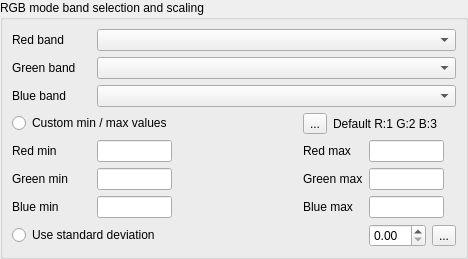
             <widget class="QWidget" name="rgb">
              <layout class="QGridLayout" name="_5">
               <property name="margin">
                <number>0</number>
               </property>
               <item row="0" column="0">
                <widget class="QGroupBox" name="grpRgbBands">
                 <property name="title">
                  <string>RGB mode band selection and scaling</string>
                 </property>
                 <layout class="QGridLayout" name="gridLayout_3">
                  <item row="0" column="0">
                   <widget class="QLabel" name="lblRed">
                    <property name="text">
                     <string>Red band</string>
                    </property>
                   </widget>
                  </item>
                  <item row="0" column="1" colspan="4">
                   <widget class="QComboBox" name="cboRed">
                    <property name="sizePolicy">
                     <sizepolicy hsizetype="Expanding" vsizetype="Fixed">
                      <horstretch>0</horstretch>
                      <verstretch>0</verstretch>
                     </sizepolicy>
                    </property>
                    <property name="minimumSize">
                     <size>
                      <width>150</width>
                      <height>0</height>
                     </size>
                    </property>
                    <property name="baseSize">
                     <size>
                      <width>100</width>
                      <height>0</height>
                     </size>
                    </property>
                   </widget>
                  </item>
                  <item row="1" column="0">
                   <widget class="QLabel" name="lblGreen">
                    <property name="text">
                     <string>Green band</string>
                    </property>
                   </widget>
                  </item>
                  <item row="1" column="1" colspan="4">
                   <widget class="QComboBox" name="cboGreen">
                    <property name="sizePolicy">
                     <sizepolicy hsizetype="Expanding" vsizetype="Fixed">
                      <horstretch>0</horstretch>
                      <verstretch>0</verstretch>
                     </sizepolicy>
                    </property>
                    <property name="minimumSize">
                     <size>
                      <width>150</width>
                      <height>0</height>
                     </size>
                    </property>
                    <property name="baseSize">
                     <size>
                      <width>0</width>
                      <height>0</height>
                     </size>
                    </property>
                   </widget>
                  </item>
                  <item row="2" column="0">
                   <widget class="QLabel" name="lblBlue">
                    <property name="text">
                     <string>Blue band</string>
                    </property>
                   </widget>
                  </item>
                  <item row="2" column="1" colspan="4">
                   <widget class="QComboBox" name="cboBlue">
                    <property name="sizePolicy">
                     <sizepolicy hsizetype="Expanding" vsizetype="Fixed">
                      <horstretch>0</horstretch>
                      <verstretch>0</verstretch>
                     </sizepolicy>
                    </property>
                    <property name="minimumSize">
                     <size>
                      <width>150</width>
                      <height>0</height>
                     </size>
                    </property>
                    <property name="baseSize">
                     <size>
                      <width>100</width>
                      <height>0</height>
                     </size>
                    </property>
                   </widget>
                  </item>
                  <item row="4" column="0" colspan="2">
                   <widget class="QRadioButton" name="rbtnThreeBandMinMax">
                    <property name="text">
                     <string>Custom min / max values</string>
                    </property>
                   </widget>
                  </item>
                  <item row="5" column="0">
                   <widget class="QLabel" name="lblRedMin">
                    <property name="sizePolicy">
                     <sizepolicy hsizetype="MinimumExpanding" vsizetype="Minimum">
                      <horstretch>0</horstretch>
                      <verstretch>0</verstretch>
                     </sizepolicy>
                    </property>
                    <property name="text">
                     <string>Red min</string>
                    </property>
                   </widget>
                  </item>
                  <item row="5" column="1">
                   <widget class="QLineEdit" name="leRedMin">
                    <property name="sizePolicy">
                     <sizepolicy hsizetype="Expanding" vsizetype="Fixed">
                      <horstretch>0</horstretch>
                      <verstretch>0</verstretch>
                     </sizepolicy>
                    </property>
                    <property name="maximumSize">
                     <size>
                      <width>75</width>
                      <height>16777215</height>
                     </size>
                    </property>
                    <property name="baseSize">
                     <size>
                      <width>0</width>
                      <height>0</height>
                     </size>
                    </property>
                    <property name="maxLength">
                     <number>16</number>
                    </property>
                   </widget>
                  </item>
                  <item row="5" column="2">
                   <spacer>
                    <property name="orientation">
                     <enum>Qt::Horizontal</enum>
                    </property>
                    <property name="sizeHint" stdset="0">
                     <size>
                      <width>119</width>
                      <height>16</height>
                     </size>
                    </property>
                   </spacer>
                  </item>
                  <item row="5" column="3">
                   <widget class="QLabel" name="lblRedMax">
                    <property name="sizePolicy">
                     <sizepolicy hsizetype="MinimumExpanding" vsizetype="Minimum">
                      <horstretch>0</horstretch>
                      <verstretch>0</verstretch>
                     </sizepolicy>
                    </property>
                    <property name="text">
                     <string>Red max</string>
                    </property>
                   </widget>
                  </item>
                  <item row="5" column="4">
                   <widget class="QLineEdit" name="leRedMax">
                    <property name="sizePolicy">
                     <sizepolicy hsizetype="Expanding" vsizetype="Fixed">
                      <horstretch>0</horstretch>
                      <verstretch>0</verstretch>
                     </sizepolicy>
                    </property>
                    <property name="maximumSize">
                     <size>
                      <width>75</width>
                      <height>16777215</height>
                     </size>
                    </property>
                    <property name="baseSize">
                     <size>
                      <width>0</width>
                      <height>0</height>
                     </size>
                    </property>
                    <property name="maxLength">
                     <number>16</number>
                    </property>
                   </widget>
                  </item>
                  <item row="6" column="0">
                   <widget class="QLabel" name="lblGreenMin">
                    <property name="sizePolicy">
                     <sizepolicy hsizetype="MinimumExpanding" vsizetype="Minimum">
                      <horstretch>0</horstretch>
                      <verstretch>0</verstretch>
                     </sizepolicy>
                    </property>
                    <property name="text">
                     <string>Green min</string>
                    </property>
                   </widget>
                  </item>
                  <item row="6" column="1">
                   <widget class="QLineEdit" name="leGreenMin">
                    <property name="sizePolicy">
                     <sizepolicy hsizetype="Expanding" vsizetype="Fixed">
                      <horstretch>0</horstretch>
                      <verstretch>0</verstretch>
                     </sizepolicy>
                    </property>
                    <property name="maximumSize">
                     <size>
                      <width>75</width>
                      <height>16777215</height>
                     </size>
                    </property>
                    <property name="baseSize">
                     <size>
                      <width>0</width>
                      <height>0</height>
                     </size>
                    </property>
                    <property name="maxLength">
                     <number>16</number>
                    </property>
                   </widget>
                  </item>
                  <item row="6" column="3">
                   <widget class="QLabel" name="lblGreenMax">
                    <property name="sizePolicy">
                     <sizepolicy hsizetype="MinimumExpanding" vsizetype="Minimum">
                      <horstretch>0</horstretch>
                      <verstretch>0</verstretch>
                     </sizepolicy>
                    </property>
                    <property name="text">
                     <string>Green max</string>
                    </property>
                   </widget>
                  </item>
                  <item row="6" column="4">
                   <widget class="QLineEdit" name="leGreenMax">
                    <property name="sizePolicy">
                     <sizepolicy hsizetype="Expanding" vsizetype="Fixed">
                      <horstretch>0</horstretch>
                      <verstretch>0</verstretch>
                     </sizepolicy>
                    </property>
                    <property name="maximumSize">
                     <size>
                      <width>75</width>
                      <height>16777215</height>
                     </size>
                    </property>
                    <property name="baseSize">
                     <size>
                      <width>0</width>
                      <height>0</height>
                     </size>
                    </property>
                    <property name="maxLength">
                     <number>16</number>
                    </property>
                   </widget>
                  </item>
                  <item row="7" column="0">
                   <widget class="QLabel" name="lblBlueMin">
                    <property name="sizePolicy">
                     <sizepolicy hsizetype="MinimumExpanding" vsizetype="Minimum">
                      <horstretch>0</horstretch>
                      <verstretch>0</verstretch>
                     </sizepolicy>
                    </property>
                    <property name="text">
                     <string>Blue min</string>
                    </property>
                   </widget>
                  </item>
                  <item row="7" column="1">
                   <widget class="QLineEdit" name="leBlueMin">
                    <property name="sizePolicy">
                     <sizepolicy hsizetype="Expanding" vsizetype="Fixed">
                      <horstretch>0</horstretch>
                      <verstretch>0</verstretch>
                     </sizepolicy>
                    </property>
                    <property name="maximumSize">
                     <size>
                      <width>75</width>
                      <height>16777215</height>
                     </size>
                    </property>
                    <property name="baseSize">
                     <size>
                      <width>0</width>
                      <height>0</height>
                     </size>
                    </property>
                    <property name="maxLength">
                     <number>16</number>
                    </property>
                   </widget>
                  </item>
                  <item row="7" column="3">
                   <widget class="QLabel" name="lblBlueMax">
                    <property name="sizePolicy">
                     <sizepolicy hsizetype="MinimumExpanding" vsizetype="Minimum">
                      <horstretch>0</horstretch>
                      <verstretch>0</verstretch>
                     </sizepolicy>
                    </property>
                    <property name="text">
                     <string>Blue max</string>
                    </property>
                   </widget>
                  </item>
                  <item row="7" column="4">
                   <widget class="QLineEdit" name="leBlueMax">
                    <property name="sizePolicy">
                     <sizepolicy hsizetype="Expanding" vsizetype="Fixed">
                      <horstretch>0</horstretch>
                      <verstretch>0</verstretch>
                     </sizepolicy>
                    </property>
                    <property name="maximumSize">
                     <size>
                      <width>75</width>
                      <height>16777215</height>
                     </size>
                    </property>
                    <property name="baseSize">
                     <size>
                      <width>0</width>
                      <height>0</height>
                     </size>
                    </property>
                    <property name="maxLength">
                     <number>16</number>
                    </property>
                   </widget>
                  </item>
                  <item row="8" column="0" colspan="2">
                   <widget class="QRadioButton" name="rbtnThreeBandStdDev">
                    <property name="text">
                     <string>Use standard deviation</string>
                    </property>
                   </widget>
                  </item>
                  <item row="8" column="4">
                   <layout class="QHBoxLayout" name="horizontalLayout">
                    <item>
                     <widget class="QDoubleSpinBox" name="sboxThreeBandStdDev">
                      <property name="sizePolicy">
                       <sizepolicy hsizetype="Minimum" vsizetype="Fixed">
                        <horstretch>0</horstretch>
                        <verstretch>0</verstretch>
                       </sizepolicy>
                      </property>
                      <property name="maximumSize">
                       <size>
                        <width>75</width>
                        <height>16777215</height>
                       </size>
                      </property>
                      <property name="maximum">
                       <double>10.000000000000000</double>
                      </property>
                      <property name="singleStep">
                       <double>0.100000000000000</double>
                      </property>
                      <property name="value">
                       <double>0.000000000000000</double>
                      </property>
                     </widget>
                    </item>
                    <item>
                     <widget class="QToolButton" name="pbtnMakeStandardDeviationDefault">
                      <property name="toolTip">
                       <string>Save current standard deviation value as default. This setting will be persistent between QGIS sessions.</string>
                      </property>
                      <property name="whatsThis">
                       <string>Save current standard deviation value as default. This setting will be persistent between QGIS sessions.</string>
                      </property>
                      <property name="text">
                       <string>...</string>
                      </property>
                      <property name="icon">
                       <iconset>
                        <normaloff>../../images/themes/default/mActionFileSave.png</normaloff>../../images/themes/default/mActionFileSave.png</iconset>
                      </property>
                     </widget>
                    </item>
                   </layout>
                  </item>
                  <item row="4" column="3" colspan="2">
                   <layout class="QHBoxLayout" name="_6">
                    <item>
                     <widget class="QToolButton" name="pbtnMakeBandCombinationDefault">
                      <property name="toolTip">
                       <string>Save current RGB composition as default. This setting will be persistent between QGIS sessions.</string>
                      </property>
                      <property name="whatsThis">
                       <string>Save current RGB composition as default. This setting will be persistent between QGIS sessions.</string>
                      </property>
                      <property name="text">
                       <string>...</string>
                      </property>
                      <property name="icon">
                       <iconset>
                        <normaloff>../../images/themes/default/mActionFileSave.png</normaloff>../../images/themes/default/mActionFileSave.png</iconset>
                      </property>
                     </widget>
                    </item>
                    <item>
                     <widget class="QLabel" name="labelDefaultBandCombination">
                      <property name="text">
                       <string>Default R:1 G:2 B:3</string>
                      </property>
                     </widget>
                    </item>
                   </layout>
                  </item>
                 </layout>
                </widget>
               </item>
              </layout>
             </widget>
